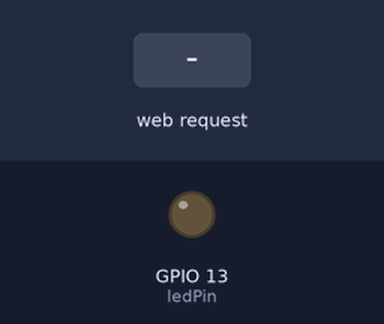
Recording of a sketch running on a simulated ESP8266 (NodeMCU). On the bench: output pins drawn as LEDs (lit = HIGH). Inputs (shaded band) come from the test bench. WiFi joins after 1.5 s; servers stay silent unless stated; what the sketch prints to the serial monitor is not drawn.

Above: at 2.7 s.
2.8 s: HTTP request GET /LED=ON received
At 3.6 s:
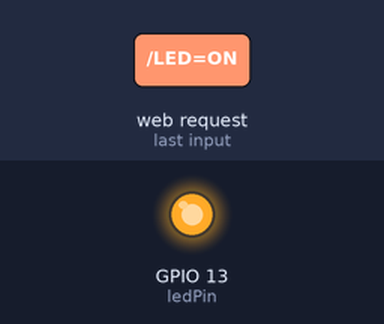
4.3 s: HTTP request GET /LED=OFF received
At 4.7 s:
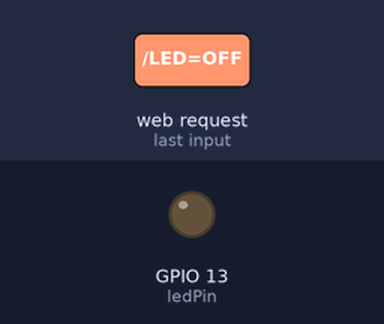
Timing chart, 0 to 7.3 s (numbered marks = the images above; inputs shaded):
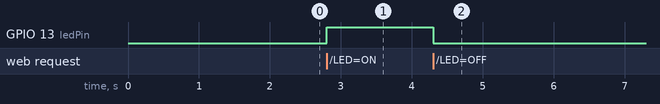

Measured:
- after the input at 2.8 s, GPIO 13 (ledPin): LOW → HIGH at once
- after the input at 4.3 s, GPIO 13 (ledPin): HIGH → LOW at once

The sketch:

nodeMCU_automation.ino
```cpp
#include <ESP8266WiFi.h>

const char* ssid = "becrazy"; // hotspot
const char* password = "12345678"; // hotspot password

int ledPin = 13; // GPIO13 or for NodeMCU you can directly write D7
WiFiServer server(80); // Creates a server that listens for incoming connections on the specified port, here in this case port is 80.

void setup() {
  Serial.begin(115200);
  delay(10);

  pinMode(ledPin, OUTPUT);
  digitalWrite(ledPin, LOW);

  // Connect to WiFi network
  Serial.println();
  Serial.println();
  Serial.print("Connecting to ");
  Serial.println(ssid);

  WiFi.begin(ssid, password);

  while (WiFi.status() != WL_CONNECTED) {
    delay(500);
    Serial.print(".");
  }
  Serial.println("");
  Serial.println("WiFi connected");

  // Start the server
  server.begin();
  Serial.println("Server started");

  // Print the IP address
  Serial.print("Use this URL to connect: ");
  Serial.print("http://");
  Serial.print(WiFi.localIP()); //Gets the WiFi shield's IP address and Print the IP address of serial monitor
  Serial.println("/");

}

void loop() {
  // Check if a client has connected
  WiFiClient client = server.available();
  if (!client) {
    return;
  }

  // Wait until the client sends some data
  Serial.println("new client");
  while(!client.available()){
    delay(1);
  }

  // Read the first line of the request
  String request = client.readStringUntil('\r');
  Serial.println(request);
  client.flush();

  // Match the request

  int value = LOW;
  if (request.indexOf("/LED=ON") != -1)  {
    digitalWrite(ledPin, HIGH);
    value = HIGH;
  }
  if (request.indexOf("/LED=OFF") != -1)  {
    digitalWrite(ledPin, LOW);
    value = LOW;
  }

// Set ledPin according to the request
//digitalWrite(ledPin, value);

  // Return the response
  client.println("HTTP/1.1 200 OK");
  client.println("Content-Type: text/html");
  client.println(""); //  do not forget this one
  client.println("<!DOCTYPE HTML>");
  client.println("<html> <head> </head> <body style=\"background-color:DodgerBlue;\">");

  client.print("<h3> Bulb is now: </h3>");

  if(value == HIGH) {
    client.print("<h2 style=\"color:MediumSeaGreen;\"> On </h2>");
  } else {
    client.print("<h2 style=\"color:Tomato;\"> Off </h2>");
  }
  client.println("<br><br>");
  client.println("<a style=\"background-color:MediumSeaGreen;\" href=\"/LED=ON\"\"><button>Turn On </button></a>");
  client.println("<a style=\"background-color:Tomato;\" href=\"/LED=OFF\"\"><button>Turn Off </button></a><br />");
  client.println("</body> </html>");

  delay(1);
  Serial.println("Client disonnected");
  Serial.println("");

}
```
